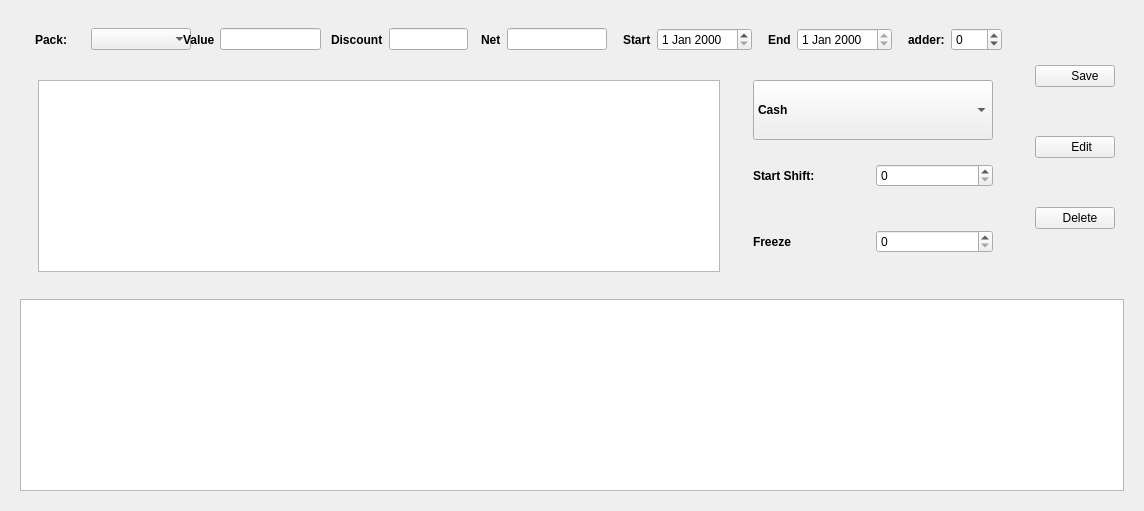
        <widget class="QWidget" name="tab_2">
         <attribute name="icon">
          <iconset resource="images/images.qrc">
           <normaloff>:/login/teamwork.png</normaloff>:/login/teamwork.png</iconset>
         </attribute>
         <attribute name="title">
          <string>Package</string>
         </attribute>
         <layout class="QVBoxLayout" name="verticalLayout_5">
          <item>
           <widget class="QWidget" name="widget_14" native="true">
            <property name="minimumSize">
             <size>
              <width>0</width>
              <height>150</height>
             </size>
            </property>
            <layout class="QHBoxLayout" name="horizontalLayout_19">
             <property name="topMargin">
              <number>2</number>
             </property>
             <property name="bottomMargin">
              <number>2</number>
             </property>
             <item>
              <widget class="QWidget" name="widget_22" native="true">
               <property name="minimumSize">
                <size>
                 <width>1000</width>
                 <height>0</height>
                </size>
               </property>
               <property name="maximumSize">
                <size>
                 <width>1000</width>
                 <height>16777215</height>
                </size>
               </property>
               <layout class="QVBoxLayout" name="verticalLayout_6">
                <property name="leftMargin">
                 <number>9</number>
                </property>
                <property name="topMargin">
                 <number>1</number>
                </property>
                <property name="bottomMargin">
                 <number>1</number>
                </property>
                <item>
                 <widget class="QWidget" name="widget_24" native="true">
                  <layout class="QHBoxLayout" name="horizontalLayout_21">
                   <property name="leftMargin">
                    <number>4</number>
                   </property>
                   <property name="rightMargin">
                    <number>4</number>
                   </property>
                   <item>
                    <widget class="QWidget" name="widget_25" native="true">
                     <property name="minimumSize">
                      <size>
                       <width>160</width>
                       <height>0</height>
                      </size>
                     </property>
                     <layout class="QHBoxLayout" name="horizontalLayout_22">
                      <property name="leftMargin">
                       <number>2</number>
                      </property>
                      <property name="topMargin">
                       <number>5</number>
                      </property>
                      <property name="rightMargin">
                       <number>2</number>
                      </property>
                      <property name="bottomMargin">
                       <number>5</number>
                      </property>
                      <item alignment="Qt::AlignLeft">
                       <widget class="QLabel" name="label_13">
                        <property name="font">
                         <font>
                          <bold>true</bold>
                         </font>
                        </property>
                        <property name="text">
                         <string>Pack:</string>
                        </property>
                       </widget>
                      </item>
                      <item alignment="Qt::AlignLeft|Qt::AlignVCenter">
                       <widget class="QComboBox" name="pack_combo">
                        <property name="sizePolicy">
                         <sizepolicy hsizetype="Maximum" vsizetype="Fixed">
                          <horstretch>0</horstretch>
                          <verstretch>0</verstretch>
                         </sizepolicy>
                        </property>
                        <property name="minimumSize">
                         <size>
                          <width>100</width>
                          <height>0</height>
                         </size>
                        </property>
                        <property name="font">
                         <font>
                          <pointsize>9</pointsize>
                         </font>
                        </property>
                       </widget>
                      </item>
                     </layout>
                    </widget>
                   </item>
                   <item>
                    <widget class="QWidget" name="widget_26" native="true">
                     <property name="sizePolicy">
                      <sizepolicy hsizetype="Fixed" vsizetype="Preferred">
                       <horstretch>0</horstretch>
                       <verstretch>0</verstretch>
                      </sizepolicy>
                     </property>
                     <layout class="QHBoxLayout" name="horizontalLayout_23">
                      <property name="spacing">
                       <number>5</number>
                      </property>
                      <property name="leftMargin">
                       <number>2</number>
                      </property>
                      <property name="topMargin">
                       <number>5</number>
                      </property>
                      <property name="rightMargin">
                       <number>2</number>
                      </property>
                      <property name="bottomMargin">
                       <number>5</number>
                      </property>
                      <item>
                       <widget class="QLabel" name="label_14">
                        <property name="sizePolicy">
                         <sizepolicy hsizetype="Minimum" vsizetype="Preferred">
                          <horstretch>0</horstretch>
                          <verstretch>0</verstretch>
                         </sizepolicy>
                        </property>
                        <property name="font">
                         <font>
                          <bold>true</bold>
                         </font>
                        </property>
                        <property name="text">
                         <string>Value</string>
                        </property>
                       </widget>
                      </item>
                      <item>
                       <widget class="QLineEdit" name="pack_value">
                        <property name="sizePolicy">
                         <sizepolicy hsizetype="Minimum" vsizetype="Fixed">
                          <horstretch>0</horstretch>
                          <verstretch>0</verstretch>
                         </sizepolicy>
                        </property>
                        <property name="readOnly">
                         <bool>true</bool>
                        </property>
                       </widget>
                      </item>
                     </layout>
                    </widget>
                   </item>
                   <item>
                    <widget class="QWidget" name="widget_27" native="true">
                     <layout class="QHBoxLayout" name="horizontalLayout_24">
                      <property name="leftMargin">
                       <number>2</number>
                      </property>
                      <property name="topMargin">
                       <number>5</number>
                      </property>
                      <property name="rightMargin">
                       <number>2</number>
                      </property>
                      <property name="bottomMargin">
                       <number>5</number>
                      </property>
                      <item>
                       <widget class="QLabel" name="label_15">
                        <property name="font">
                         <font>
                          <bold>true</bold>
                         </font>
                        </property>
                        <property name="text">
                         <string>Discount</string>
                        </property>
                       </widget>
                      </item>
                      <item>
                       <widget class="QLineEdit" name="pack_dis">
                        <property name="sizePolicy">
                         <sizepolicy hsizetype="Minimum" vsizetype="Fixed">
                          <horstretch>0</horstretch>
                          <verstretch>0</verstretch>
                         </sizepolicy>
                        </property>
                       </widget>
                      </item>
                     </layout>
                    </widget>
                   </item>
                   <item>
                    <widget class="QWidget" name="widget_28" native="true">
                     <layout class="QHBoxLayout" name="horizontalLayout_25">
                      <property name="leftMargin">
                       <number>5</number>
                      </property>
                      <property name="topMargin">
                       <number>5</number>
                      </property>
                      <property name="rightMargin">
                       <number>5</number>
                      </property>
                      <property name="bottomMargin">
                       <number>5</number>
                      </property>
                      <item>
                       <widget class="QLabel" name="label_16">
                        <property name="font">
                         <font>
                          <bold>true</bold>
                         </font>
                        </property>
                        <property name="text">
                         <string>Net</string>
                        </property>
                       </widget>
                      </item>
                      <item>
                       <widget class="QLineEdit" name="pack_net">
                        <property name="sizePolicy">
                         <sizepolicy hsizetype="Minimum" vsizetype="Fixed">
                          <horstretch>0</horstretch>
                          <verstretch>0</verstretch>
                         </sizepolicy>
                        </property>
                        <property name="minimumSize">
                         <size>
                          <width>100</width>
                          <height>0</height>
                         </size>
                        </property>
                        <property name="readOnly">
                         <bool>true</bool>
                        </property>
                       </widget>
                      </item>
                     </layout>
                    </widget>
                   </item>
                   <item>
                    <widget class="QWidget" name="widget_29" native="true">
                     <layout class="QHBoxLayout" name="horizontalLayout_26">
                      <property name="leftMargin">
                       <number>5</number>
                      </property>
                      <property name="topMargin">
                       <number>5</number>
                      </property>
                      <property name="rightMargin">
                       <number>5</number>
                      </property>
                      <property name="bottomMargin">
                       <number>5</number>
                      </property>
                      <item>
                       <widget class="QLabel" name="label_17">
                        <property name="font">
                         <font>
                          <bold>true</bold>
                         </font>
                        </property>
                        <property name="text">
                         <string>Start</string>
                        </property>
                       </widget>
                      </item>
                      <item>
                       <widget class="QDateEdit" name="pack_start"/>
                      </item>
                     </layout>
                    </widget>
                   </item>
                   <item>
                    <widget class="QWidget" name="widget_30" native="true">
                     <layout class="QHBoxLayout" name="horizontalLayout_27">
                      <property name="leftMargin">
                       <number>5</number>
                      </property>
                      <property name="topMargin">
                       <number>5</number>
                      </property>
                      <property name="rightMargin">
                       <number>5</number>
                      </property>
                      <property name="bottomMargin">
                       <number>5</number>
                      </property>
                      <item>
                       <widget class="QLabel" name="label_18">
                        <property name="font">
                         <font>
                          <bold>true</bold>
                         </font>
                        </property>
                        <property name="text">
                         <string>End</string>
                        </property>
                       </widget>
                      </item>
                      <item>
                       <widget class="QDateEdit" name="pack_end">
                        <property name="readOnly">
                         <bool>true</bool>
                        </property>
                       </widget>
                      </item>
                     </layout>
                    </widget>
                   </item>
                   <item>
                    <widget class="QWidget" name="widget_63" native="true">
                     <layout class="QHBoxLayout" name="horizontalLayout_57">
                      <property name="leftMargin">
                       <number>5</number>
                      </property>
                      <property name="topMargin">
                       <number>5</number>
                      </property>
                      <property name="rightMargin">
                       <number>5</number>
                      </property>
                      <property name="bottomMargin">
                       <number>5</number>
                      </property>
                      <item>
                       <widget class="QLabel" name="label_34">
                        <property name="font">
                         <font>
                          <bold>true</bold>
                         </font>
                        </property>
                        <property name="text">
                         <string>adder:</string>
                        </property>
                       </widget>
                      </item>
                      <item>
                       <widget class="QSpinBox" name="adder">
                        <property name="minimum">
                         <number>-999</number>
                        </property>
                        <property name="maximum">
                         <number>999</number>
                        </property>
                        <property name="singleStep">
                         <number>1</number>
                        </property>
                       </widget>
                      </item>
                     </layout>
                    </widget>
                   </item>
                  </layout>
                 </widget>
                </item>
                <item>
                 <widget class="QWidget" name="widget_23" native="true">
                  <layout class="QHBoxLayout" name="horizontalLayout_28">
                   <property name="leftMargin">
                    <number>0</number>
                   </property>
                   <property name="topMargin">
                    <number>0</number>
                   </property>
                   <property name="rightMargin">
                    <number>0</number>
                   </property>
                   <property name="bottomMargin">
                    <number>0</number>
                   </property>
                   <item>
                    <widget class="QWidget" name="widget_32" native="true">
                     <property name="sizePolicy">
                      <sizepolicy hsizetype="Fixed" vsizetype="Preferred">
                       <horstretch>0</horstretch>
                       <verstretch>0</verstretch>
                      </sizepolicy>
                     </property>
                     <property name="minimumSize">
                      <size>
                       <width>700</width>
                       <height>0</height>
                      </size>
                     </property>
                     <property name="maximumSize">
                      <size>
                       <width>700</width>
                       <height>16777215</height>
                      </size>
                     </property>
                     <layout class="QHBoxLayout" name="horizontalLayout_29">
                      <property name="leftMargin">
                       <number>9</number>
                      </property>
                      <property name="topMargin">
                       <number>9</number>
                      </property>
                      <property name="rightMargin">
                       <number>9</number>
                      </property>
                      <property name="bottomMargin">
                       <number>9</number>
                      </property>
                      <item>
                       <widget class="QTableWidget" name="specs_pack">
                        <property name="sizePolicy">
                         <sizepolicy hsizetype="Minimum" vsizetype="Preferred">
                          <horstretch>0</horstretch>
                          <verstretch>0</verstretch>
                         </sizepolicy>
                        </property>
                       </widget>
                      </item>
                     </layout>
                    </widget>
                   </item>
                   <item>
                    <widget class="QWidget" name="widget_31" native="true">
                     <layout class="QVBoxLayout" name="verticalLayout_10">
                      <item>
                       <widget class="QWidget" name="widget_33" native="true">
                        <layout class="QHBoxLayout" name="horizontalLayout_30">
                         <property name="topMargin">
                          <number>0</number>
                         </property>
                         <property name="bottomMargin">
                          <number>0</number>
                         </property>
                         <item>
                          <widget class="QComboBox" name="pay_type_2">
                           <property name="sizePolicy">
                            <sizepolicy hsizetype="Preferred" vsizetype="Minimum">
                             <horstretch>0</horstretch>
                             <verstretch>0</verstretch>
                            </sizepolicy>
                           </property>
                           <property name="font">
                            <font>
                             <bold>true</bold>
                            </font>
                           </property>
                           <item>
                            <property name="text">
                             <string>Cash</string>
                            </property>
                           </item>
                           <item>
                            <property name="text">
                             <string>Vodafone</string>
                            </property>
                           </item>
                           <item>
                            <property name="text">
                             <string>Fawary</string>
                            </property>
                           </item>
                           <item>
                            <property name="text">
                             <string>Credit</string>
                            </property>
                           </item>
                           <item>
                            <property name="text">
                             <string>Valu</string>
                            </property>
                           </item>
                          </widget>
                         </item>
                        </layout>
                       </widget>
                      </item>
                      <item>
                       <widget class="QWidget" name="widget_35" native="true">
                        <layout class="QHBoxLayout" name="horizontalLayout_31">
                         <property name="topMargin">
                          <number>0</number>
                         </property>
                         <property name="bottomMargin">
                          <number>0</number>
                         </property>
                         <item>
                          <widget class="QLabel" name="label_19">
                           <property name="font">
                            <font>
                             <bold>true</bold>
                            </font>
                           </property>
                           <property name="text">
                            <string>Start Shift:</string>
                           </property>
                          </widget>
                         </item>
                         <item>
                          <widget class="QSpinBox" name="start_shift">
                           <property name="minimum">
                            <number>0</number>
                           </property>
                           <property name="maximum">
                            <number>150</number>
                           </property>
                          </widget>
                         </item>
                        </layout>
                       </widget>
                      </item>
                      <item>
                       <widget class="QWidget" name="widget_34" native="true">
                        <layout class="QHBoxLayout" name="horizontalLayout_32">
                         <property name="topMargin">
                          <number>0</number>
                         </property>
                         <property name="bottomMargin">
                          <number>0</number>
                         </property>
                         <item>
                          <widget class="QLabel" name="label_20">
                           <property name="font">
                            <font>
                             <bold>true</bold>
                            </font>
                           </property>
                           <property name="text">
                            <string>Freeze</string>
                           </property>
                          </widget>
                         </item>
                         <item>
                          <widget class="QSpinBox" name="freezebox">
                           <property name="maximum">
                            <number>200</number>
                           </property>
                          </widget>
                         </item>
                        </layout>
                       </widget>
                      </item>
                     </layout>
                    </widget>
                   </item>
                  </layout>
                 </widget>
                </item>
               </layout>
              </widget>
             </item>
             <item>
              <widget class="QWidget" name="widget_21" native="true">
               <layout class="QVBoxLayout" name="verticalLayout_9">
                <item>
                 <widget class="QPushButton" name="pack_save">
                  <property name="text">
                   <string>      Save</string>
                  </property>
                  <property name="icon">
                   <iconset resource="images/images.qrc">
                    <normaloff>:/login/floppy-disk (copy 1).png</normaloff>:/login/floppy-disk (copy 1).png</iconset>
                  </property>
                  <property name="iconSize">
                   <size>
                    <width>24</width>
                    <height>24</height>
                   </size>
                  </property>
                 </widget>
                </item>
                <item>
                 <widget class="QPushButton" name="pack_edit">
                  <property name="text">
                   <string>    Edit</string>
                  </property>
                  <property name="icon">
                   <iconset resource="images/images.qrc">
                    <normaloff>:/login/edit.png</normaloff>:/login/edit.png</iconset>
                  </property>
                  <property name="iconSize">
                   <size>
                    <width>24</width>
                    <height>24</height>
                   </size>
                  </property>
                 </widget>
                </item>
                <item>
                 <widget class="QPushButton" name="pack_delete">
                  <property name="text">
                   <string>   Delete</string>
                  </property>
                  <property name="icon">
                   <iconset resource="images/images.qrc">
                    <normaloff>:/login/delete(2) (copy 1).png</normaloff>:/login/delete(2) (copy 1).png</iconset>
                  </property>
                  <property name="iconSize">
                   <size>
                    <width>24</width>
                    <height>24</height>
                   </size>
                  </property>
                 </widget>
                </item>
               </layout>
              </widget>
             </item>
            </layout>
           </widget>
          </item>
          <item>
           <widget class="QWidget" name="widget_20" native="true">
            <layout class="QHBoxLayout" name="horizontalLayout_20">
             <item>
              <widget class="QTableWidget" name="all"/>
             </item>
            </layout>
           </widget>
          </item>
         </layout>
        </widget>
